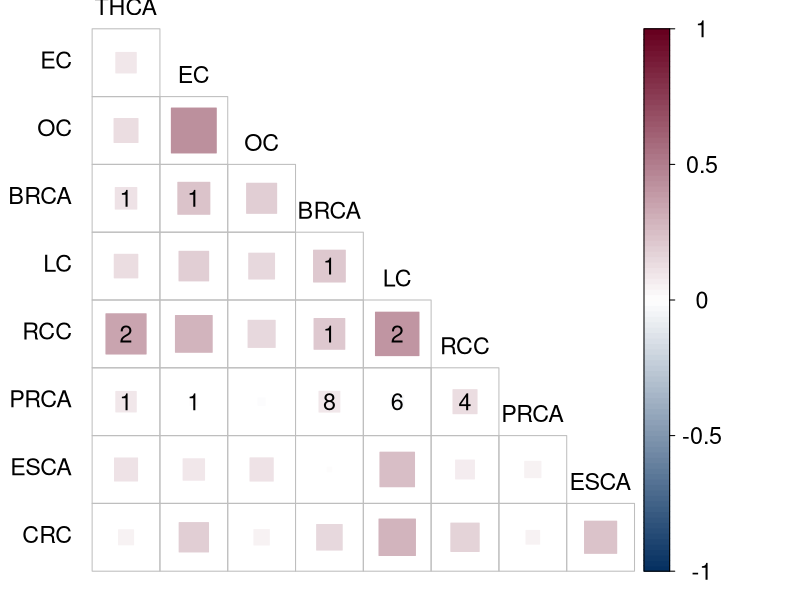

Here is the R script that generated this plot:
library(corrplot)

# 1. 构建相关性矩阵 cor
vars <- c("LC","BRCA","ESCA","EC","OC","RCC","CRC","THCA","PRCA")
vals <- c(
  1,
  0.2197,1,
  0.2598,0.0045,1,
  0.1909,0.2228,0.0998,1,
  0.1450,0.1963,0.1174,0.4386,1,
  0.4112,0.2056,0.0774,0.2937,0.1597,1,
  0.2890,0.1423,0.2250,0.1875,0.0519,0.1748,1,
  0.1206,0.1009,0.1156,0.0912,0.1247,0.3510,0.0494,1,
  -0.0371,0.0942,0.0573,0.0133,-0.0118,0.1257,0.0407,0.0909,1
)
m <- matrix(NA, 9, 9)
m[upper.tri(m, diag=TRUE)] <- vals
m[lower.tri(m)] <- t(m)[lower.tri(m)]
rownames(m) <- colnames(m) <- vars
cor <- m

# 2. 构建显著 locus 计数矩阵 n_locus
n_locus <- matrix(0, 9, 9, dimnames = list(vars, vars))
n_locus["LC","BRCA"] <- 1;    n_locus["LC","RCC"]  <- 2
n_locus["LC","CRC"]  <- 2;    n_locus["LC","PRCA"] <- 6
n_locus["BRCA","EC"] <- 1;    n_locus["BRCA","RCC"]  <- 1
n_locus["BRCA","CRC"]  <- 1;    n_locus["BRCA","THCA"] <- 1
n_locus["BRCA","PRCA"] <- 8
n_locus["EC","PRCA"] <- 1
n_locus["RCC","CRC"]   <- 1;    n_locus["RCC","THCA"] <- 2
n_locus["RCC","PRCA"]  <- 4
n_locus["CRC","THCA"]  <- 1;    n_locus["CRC","PRCA"] <- 3
n_locus["THCA","PRCA"] <- 1
n_locus[lower.tri(n_locus)] <- t(n_locus)[lower.tri(n_locus)]
n_locus[n_locus == 0] <- NA

# 3. 同步做层次聚类重排
ord  <- corrMatOrder(cor, order = "hclust")
cor2 <- cor[ord, ord]
n2   <- n_locus[ord, ord]
gc()
# 4. 绘图并叠加数字（所有字体都放大 1 号，标签往上挪）
col2 <- colorRampPalette(c("#053061","white","#67001F"), alpha = TRUE)
pdf("heatmap_LDSC_LAVA.pdf", width = 11, height = 11)


corrplot(cor2,
         order     = "original",
         col       = col2(100),
         method    = "square",
         cl.length = 5,
         type      = "lower",
         diag      = FALSE,
         tl.col    = "black",
         tl.cex    = 1.4,    # 标签字体增大
         tl.srt    = 0,      # 水平放置
         tl.offset = 1,    # 往上偏移
         cl.cex    = 1.4,    # 右侧图例文字增大
         cl.pos    = "r",
         cl.ratio  = 0.2)

# 5. 叠加 locus 数字（字体增大）
n <- length(vars)
for(i in seq_len(n)) {
  for(j in seq_len(i)) {
    cnt <- n2[i, j]
    if(!is.na(cnt)) {
      text(j, n - i + 1,
           labels = cnt,
           cex    = 1.4)  # 数字字体增大
    }
  }
}
## 输出 ------------------------------------------------------------------------
dev.off()

